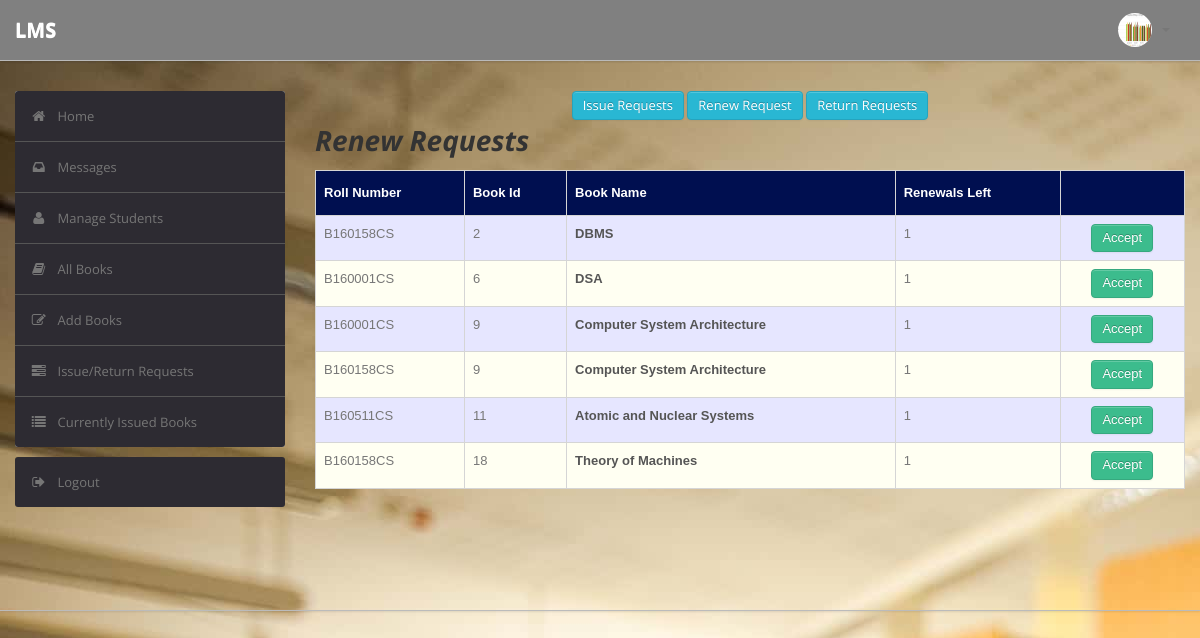
/admin/renew_requests.php (signed in), run on the app's committed database.
### tables this page shows
CREATE TABLE `user` (
  `RollNo` varchar(50) NOT NULL,
  `Name` varchar(50) DEFAULT NULL,
  `Type` varchar(50) DEFAULT NULL,
  `Category` varchar(50) DEFAULT NULL,
  `EmailId` varchar(50) DEFAULT NULL,
  `MobNo` bigint(11) DEFAULT NULL,
  `Password` varchar(50) DEFAULT NULL,
  `image` varchar(255) NOT NULL
);

CREATE TABLE `record` (
  `RollNo` varchar(50) NOT NULL,
  `BookId` int(10) NOT NULL,
  `Date_of_Issue` date DEFAULT NULL,
  `Due_Date` date DEFAULT NULL,
  `Date_of_Return` date DEFAULT NULL,
  `Dues` int(10) DEFAULT NULL,
  `Renewals_left` int(10) DEFAULT NULL,
  `Time` time DEFAULT NULL
);

CREATE TABLE `renew` (
  `RollNo` varchar(50) NOT NULL,
  `BookId` int(10) NOT NULL
);

CREATE TABLE `book` (
  `BookId` int(10) NOT NULL,
  `Title` varchar(50) DEFAULT NULL,
  `Publisher` varchar(50) DEFAULT NULL,
  `Year` varchar(50) DEFAULT NULL,
  `Availability` int(5) DEFAULT NULL
);

### admin/renew_requests.php (the view)
<?php
include 'others/header.php';
include 'others/topbar.php';
 ?>
        <div class="wrapper">
            <div class="container">
                <div class="row">
                    <div class="span3">
                       <?php include 'others/sidebar.php'; ?>
                    </div>
                    <div class="span9">
                        <center>
                        <a href="issue_requests.php" class="btn btn-info">Issue Requests</a>
                        <a href="renew_requests.php" class="btn btn-info">Renew Request</a>
                        <a href="return_requests.php" class="btn btn-info">Return Requests</a>
                        </center>
                        <h1><i>Renew Requests</i></h1>
                        <div style="height: 410px; overflow-y: scroll;">
                        <table class="table" id = "tables">
                                  <thead>
                                    <tr>
                                      <th>Roll Number</th>
                                      <th>Book Id</th>
                                      <th>Book Name</th>
                                      <th>Renewals Left</th>
                                      <th></th>
                                    </tr>
                                  </thead>
                                  <tbody>
                                    <?php
                            $sql="select * from LMS.record,LMS.book,LMS.renew where renew.BookId=book.BookId and renew.RollNo=record.RollNo and renew.BookId=record.BookId";
                            $result=$conn->query($sql);
                            while($row=$result->fetch_assoc())
                            {
                                $bookid=$row['BookId'];
                                $rollno=$row['RollNo'];
                                $name=$row['Title'];
                                $renewals=$row['Renewals_left'];
                            ?>
                                    <tr>
                                      <td><?php echo strtoupper($rollno) ?></td>
                                      <td><?php echo $bookid ?></td>
                                      <td><b><?php echo $name ?></b></td>
                                      <td><?php echo $renewals ?></td>
                                      <td><center>
                                        <?php
                                        if($renewals > 0)
                                        {echo "<a href=\"acceptrenewal.php?id1=".$bookid."&id2=".$rollno."\" class=\"btn btn-success\">Accept</a>";}
                                         ?>
                                    </center></td>
                                    </tr>
                               <?php } ?>
                               </tbody>
                                </table>
                            </div>
                            </div>
                </div>
            </div>
        </div>
<?php include 'others/footer.php'; ?>

### admin/others/topbar.php (shortened to what this page needs)
<div class="navbar navbar-fixed-top">
           <div class="navbar-inner" style="background: gray !important;">
               <div class="container">
                       <a class="brand" href="index.php" style="color:White;">LMS </a>
                   <div class="nav-collapse collapse navbar-inverse-collapse">
                       <ul class="nav pull-right">
                           <li class="nav-user dropdown"><a href="#" class="dropdown-toggle" data-toggle="dropdown">
                   <?php
                   $aid=$_SESSION['RollNo'];
                   $sql = "SELECT * FROM LMS.user WHERE RollNo='$aid'";
                    $result = mysqli_query($conn, $sql);
                      $row = mysqli_fetch_assoc($result);
                               ?>
                               <img style="background: white;"  src="<?php
                                   if($row['image']=='') {
                                    echo "images/user.jpg";
                                   } else{
                                    echo $row['image'];
                                   }
                               ?>" class="nav-avatar">
                               <b class="caret"></b></a>
                           </li>
                       </ul>
                   </div>
               </div>
           </div>
       </div>

### admin/css/theme.css (style rules this page uses)
#tables { font-family: "Trebuchet MS", Arial, Helvetica, sans-serif; border-collapse: collapse; width: 100%; }
#tables td, #tables th { border: 1px solid #ddd; padding: 8px; }
#tables tr:nth-child(even) { background-color: #fffff2; }
#tables tr:nth-child(odd) { background-color: #e6e6ff; }
#tables th { padding-top: 12px; padding-bottom: 12px; text-align: left; background-color: #000F50; color: white; }
body { font-size: 13px; font-family: 'Open Sans', Arial, sans-serif; background: url(../../images/lib.jpg) #eee; color: #777 }
h1, h2, h3, h4, h5, h6 { color: #333; margin-top: 0 }
h1 { font-size: 28px }
strong, b { color: #555 }
.wrapper { border-bottom: 1px solid #bbb; -webkit-box-shadow: 0 1px 2px rgba(0,0,0,0.1); -moz-box-shadow: 0 1px 2px rgba(0,0,0,0.1); box-shadow: 0 1px 2px rgba(0,0,0,0.1); padding: 30px 0 }
.navbar { position: static!important; margin: 0!important }
.navbar .navbar-inner { background: #fff; border-bottom: 1px solid #bbb; -webkit-box-shadow: 0 1px 2px rgba(0,0,0,0.15); -moz-box-shadow: 0 1px 2px rgba(0,0,0,0.15); box-shadow: 0 1px 2px rgba(0,0,0,0.15) }
.navbar .brand { color: #333; font-weight: bold; font-size: 20px; margin-right: 20px; padding: 20px }
.navbar .nav>li>a { padding: 20px 15px; font-weight: bold; color: #777 }
.nav-user>a { height: 20px }
.nav-avatar { width: 34px; height: 34px; margin: -7px 5px 0 0; -webkit-border-radius: 50%; -moz-border-radius: 50%; border-radius: 50% }
.btn, .btn-box { -webkit-border-radius: 3px; -moz-border-radius: 3px; border-radius: 3px }
.btn { font-size: 13px; font-weight: 600 }
.btn { display: inline-block; margin-bottom: 0; font-weight: 400; text-align: center; vertical-align: middle; cursor: pointer; background-image: none; border: 1px solid transparent; white-space: nowrap; padding: 4px 10px; font-size: 13px; line-height: 1.42857; border-radius: 4px; -webkit-user-select: none; -moz-user-select: none; -ms-user-select: none; user-select: none }
.btn-success { color: #fff; background-color: #3cbc8d; border-color: #36a97f }
.btn-info { color: #fff; background-color: #29b7d3; border-color: #25a4be }
.table { margin-bottom: 0 }
.table th, .table td { border-color: #d5d5d5!important }

### data on the page
user: image (picture)
record: renew.RollNo "B160158CS", renew.BookId "2", BookId.Title "DBMS", Renewals_left "1"
record: renew.RollNo "B160001CS", renew.BookId "6", BookId.Title "DSA", Renewals_left "1"
record: renew.RollNo "B160001CS", renew.BookId "9", BookId.Title "Computer System Architecture", Renewals_left "1"
record: renew.RollNo "B160158CS", renew.BookId "9", BookId.Title "Computer System Architecture", Renewals_left "1"
record: renew.RollNo "B160511CS", renew.BookId "11", BookId.Title "Atomic and Nuclear Systems", Renewals_left "1"
record: renew.RollNo "B160158CS", renew.BookId "18", BookId.Title "Theory of Machines", Renewals_left "1"
